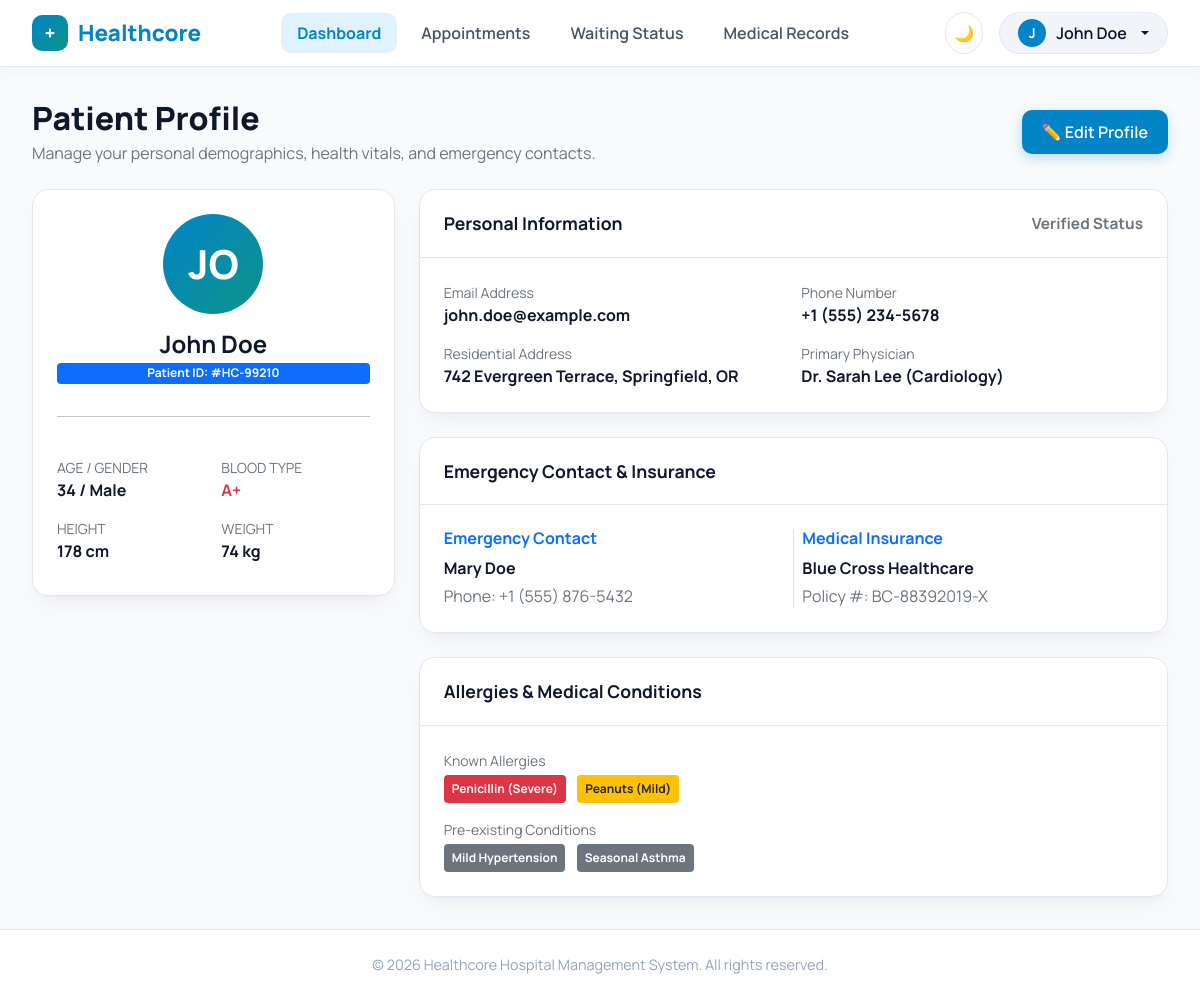
Screenshot of /profile.php (signed in) with the database file from the repository.
### tables this page shows
CREATE TABLE `patients` (
  `id` int(11) NOT NULL,
  `user_id` int(11) NOT NULL,
  `patient_code` varchar(20) NOT NULL,
  `dob` date DEFAULT NULL,
  `gender` enum('Male','Female','Other') DEFAULT 'Other',
  `blood_type` varchar(5) DEFAULT NULL,
  `height_cm` int(11) DEFAULT NULL,
  `weight_kg` int(11) DEFAULT NULL,
  `address` varchar(255) DEFAULT NULL,
  `emergency_name` varchar(120) DEFAULT NULL,
  `emergency_phone` varchar(30) DEFAULT NULL,
  `insurance_provider` varchar(150) DEFAULT NULL,
  `insurance_policy_no` varchar(60) DEFAULT NULL,
  `primary_doctor_id` int(11) DEFAULT NULL
);

CREATE TABLE `users` (
  `id` int(11) NOT NULL,
  `role` enum('patient','doctor','admin') NOT NULL DEFAULT 'patient',
  `full_name` varchar(120) NOT NULL,
  `email` varchar(150) NOT NULL,
  `password` varchar(255) NOT NULL,
  `phone` varchar(30) DEFAULT NULL,
  `created_at` timestamp NOT NULL DEFAULT current_timestamp(),
  `sms_notif` tinyint(1) NOT NULL DEFAULT 1,
  `email_notif` tinyint(1) NOT NULL DEFAULT 1,
  `lab_notif` tinyint(1) NOT NULL DEFAULT 1,
  `two_factor` tinyint(1) NOT NULL DEFAULT 0
);

CREATE TABLE `doctors` (
  `id` int(11) NOT NULL,
  `user_id` int(11) NOT NULL,
  `doctor_code` varchar(20) NOT NULL,
  `department` varchar(100) NOT NULL
);

CREATE TABLE `allergies` (
  `id` int(11) NOT NULL,
  `patient_id` int(11) NOT NULL,
  `name` varchar(120) NOT NULL,
  `severity` enum('Mild','Moderate','Severe') DEFAULT 'Mild'
);

CREATE TABLE `conditions` (
  `id` int(11) NOT NULL,
  `patient_id` int(11) NOT NULL,
  `name` varchar(150) NOT NULL
);

### profile.php (the view, shortened to what this page needs)
<?php
require_once 'db.php';
$userId = $_SESSION['user_id'];
$stmt = $pdo->prepare('SELECT u.full_name, u.email, u.phone, p.* FROM patients p JOIN users u ON u.id = p.user_id WHERE p.user_id = ?');
$stmt->execute([$userId]);
$patient = $stmt->fetch();
$patientId = $patient['id'];
$doctorName = 'Not assigned';
if ($patient['primary_doctor_id']) {
    $d = $pdo->prepare('SELECT u.full_name, d.department FROM doctors d JOIN users u ON u.id = d.user_id WHERE d.id = ?');
    $d->execute([$patient['primary_doctor_id']]);
    $doc = $d->fetch();
    if ($doc) {
        $doctorName = 'Dr. ' . str_replace('Dr. ', '', $doc['full_name']) . ' (' . $doc['department'] . ')';
    }
}
$allergies = $pdo->prepare('SELECT * FROM allergies WHERE patient_id = ?');
$allergies->execute([$patientId]);
$allergies = $allergies->fetchAll();
$conditions = $pdo->prepare('SELECT * FROM conditions WHERE patient_id = ?');
$conditions->execute([$patientId]);
$conditions = $conditions->fetchAll();
$initial = strtoupper(substr($patient['full_name'], 0, 1));
$initials2 = strtoupper(substr($patient['full_name'], 0, 2));
$age = $patient['dob'] ? (new DateTime())->diff(new DateTime($patient['dob']))->y : '—';
?>
<!DOCTYPE html>
<html lang="en" data-theme="light">
<head>
    <link href="https://cdn.jsdelivr.net/npm/bootstrap@5.0.2/dist/css/bootstrap.min.css" rel="stylesheet">
    <link rel="stylesheet" href="style.css">
</head>
<body>
    <nav class="navbar navbar-expand-lg navbar-custom sticky-top">
        <div class="navbar-layout">
            <a class="navbar-brand-custom" href="index.php"><span class="logo-icon">+</span> Healthcore</a>
            <div class="collapse navbar-collapse justify-content-center" id="navbarMain">
                <ul class="navbar-nav gap-2">
                    <li class="nav-item"><a class="nav-link nav-link-custom" href="index.php">Dashboard</a></li>
                    <li class="nav-item"><a class="nav-link nav-link-custom" href="index.php#appointments-section">Appointments</a></li>
                    <li class="nav-item"><a class="nav-link nav-link-custom" href="index.php#queue-section">Waiting Status</a></li>
                    <li class="nav-item"><a class="nav-link nav-link-custom" href="index.php#records-section">Medical Records</a></li>
                </ul>
            </div>
            <div class="d-flex align-items-center gap-3">
                <button class="btn btn-outline-custom p-2 rounded-circle" id="themeToggleBtn" title="Toggle Light/Dark Theme">🌙</button>
                <div class="dropdown">
                    <button class="profile-dropdown-btn dropdown-toggle" type="button" id="profileDropdown" data-bs-toggle="dropdown" aria-expanded="false">
                        <span class="user-avatar"><?= htmlspecialchars($initial) ?></span> <?= htmlspecialchars($patient['full_name']) ?>
                    </button>
                </div>
            </div>
        </div>
    </nav>
    <main class="main-wrapper">
        <div class="d-flex align-items-center justify-content-between mb-4">
            <div>
                <h2 class="manrope-800 mb-1">Patient Profile</h2>
                <p class="text-muted mb-0">Manage your personal demographics, health vitals, and emergency contacts.</p>
            </div>
            <button class="btn btn-primary-custom" data-bs-toggle="modal" data-bs-target="#editProfileModal">✏️ Edit Profile</button>
        </div>
        <div class="row g-4">
            <div class="col-lg-4">
                <div class="card-custom text-center p-4">
                    <div class="mx-auto mb-3" style="width: 100px; height: 100px; background: linear-gradient(135deg, #0284c7, #0d9488); border-radius: 50%; color: white; display: flex; align-items: center; justify-content: center; font-size: 2.5rem; font-weight: 800;">
                        <?= htmlspecialchars($initials2) ?>
                    </div>
                    <h4 class="manrope-700 mb-1"><?= htmlspecialchars($patient['full_name']) ?></h4>
                    <span class="badge bg-primary mb-3">Patient ID: #<?= htmlspecialchars($patient['patient_code']) ?></span>
                    <hr>
                    <div class="row text-start g-3 my-2">
                        <div class="col-6">
                            <small class="text-muted d-block">AGE / GENDER</small>
                            <strong class="manrope-700"><?= $age ?> / <?= htmlspecialchars($patient['gender']) ?></strong>
                        </div>
                        <div class="col-6">
                            <small class="text-muted d-block">BLOOD TYPE</small>
                            <strong class="manrope-700 text-danger"><?= htmlspecialchars($patient['blood_type'] ?: '—') ?></strong>
                        </div>
                        <div class="col-6">
                            <small class="text-muted d-block">HEIGHT</small>
                            <strong class="manrope-700"><?= (int) $patient['height_cm'] ?: '—' ?> cm</strong>
                        </div>
                        <div class="col-6">
                            <small class="text-muted d-block">WEIGHT</small>
                            <strong class="manrope-700"><?= (int) $patient['weight_kg'] ?: '—' ?> kg</strong>
                        </div>
                    </div>
                </div>
            </div>
            <div class="col-lg-8">
                <div class="card-custom mb-4">
                    <div class="card-header-custom">
                        <span>Personal Information</span>
                        <small class="text-muted">Verified Status</small>
                    </div>
                    <div class="card-body-custom">
                        <div class="row g-3">
                            <div class="col-md-6">
                                <label class="text-muted small d-block">Email Address</label>
                                <strong><?= htmlspecialchars($patient['email']) ?></strong>
                            </div>
                            <div class="col-md-6">
                                <label class="text-muted small d-block">Phone Number</label>
                                <strong><?= htmlspecialchars($patient['phone'] ?: '—') ?></strong>
                            </div>
                            <div class="col-md-6">
                                <label class="text-muted small d-block">Residential Address</label>
                                <strong><?= htmlspecialchars($patient['address'] ?: '—') ?></strong>
                            </div>
                            <div class="col-md-6">
                                <label class="text-muted small d-block">Primary Physician</label>
                                <strong><?= htmlspecialchars($doctorName) ?></strong>
                            </div>
                        </div>
                    </div>
                </div>
                <div class="card-custom mb-4">
                    <div class="card-header-custom"><span>Emergency Contact & Insurance</span></div>
                    <div class="card-body-custom">
                        <div class="row g-3">
                            <div class="col-md-6">
                                <h6 class="manrope-700 text-primary">Emergency Contact</h6>
                                <p class="mb-1"><strong><?= htmlspecialchars($patient['emergency_name'] ?: '—') ?></strong></p>
                                <p class="text-muted mb-0">Phone: <?= htmlspecialchars($patient['emergency_phone'] ?: '—') ?></p>
                            </div>
                            <div class="col-md-6 border-start">
                                <h6 class="manrope-700 text-primary">Medical Insurance</h6>
                                <p class="mb-1"><strong><?= htmlspecialchars($patient['insurance_provider'] ?: '—') ?></strong></p>
                                <p class="text-muted mb-0">Policy #: <?= htmlspecialchars($patient['insurance_policy_no'] ?: '—') ?></p>
                            </div>
                        </div>
                    </div>
                </div>
                <div class="card-custom">
                    <div class="card-header-custom"><span>Allergies & Medical Conditions</span></div>
                    <div class="card-body-custom">
                        <div class="mb-3">
                            <label class="text-muted small d-block mb-1">Known Allergies</label>
                            <div>
                                <?php foreach ($allergies as $a):
                                    $badge = $a['severity'] === 'Severe' ? 'bg-danger' : ($a['severity'] === 'Moderate' ? 'bg-info text-dark' : 'bg-warning text-dark'); ?>
                                    <span class="badge <?= $badge ?> me-2 p-2"><?= htmlspecialchars($a['name']) ?> (<?= htmlspecialchars($a['severity']) ?>)</span>
                                <?php endforeach; ?>
                            </div>
                        </div>
                        <div>
                            <label class="text-muted small d-block mb-1">Pre-existing Conditions</label>
                            <div>
                                <?php foreach ($conditions as $c): ?>
                                    <span class="badge bg-secondary me-2 p-2"><?= htmlspecialchars($c['name']) ?></span>
                                <?php endforeach; ?>
                            </div>
                        </div>
                    </div>
                </div>
            </div>
        </div>
    </main>
    <footer>
        <div class="container">
            <p class="mb-1">© 2026 Healthcore Hospital Management System. All rights reserved.</p>
        </div>
    </footer>
</body>
</html>

### style.css (style rules this page uses)
:root { --primary-color: #0284c7; --primary-hover: #0369a1; --primary-light: #e0f2fe; --secondary-color: #0f172a; --accent-teal: #0d9488; --accent-teal-light: #ccfbf1; --success-color: #10b981; --warning-color: #f59e0b; --danger-color: #ef4444; --bg-body: #f8fafc; --bg-card: #ffffff; --bg-card-subtle: #f1f5f9; --text-primary: #0f172a; --text-secondary: #475569; --text-muted: #94a3b8; --border-color: #e2e8f0; --navbar-bg: #ffffff; --card-shadow: 0 10px 25px -5px rgba(15, 23, 42, 0.05), 0 8px 10px -6px rgba(15, 23, 42, 0.03); --hover-shadow: 0 20px 30px -10px rgba(2, 132, 199, 0.15); --border-radius: 16px; --border-radius-sm: 10px; --transition-fast: 0.2s ease; --transition-normal: 0.3s cubic-bezier(0.4, 0, 0.2, 1); }
html, body { background-color: var(--bg-body); color: var(--text-primary); transition: background-color var(--transition-normal), color var(--transition-normal); min-height: 100vh; display: flex; flex-direction: column; }
body { font-family: 'Manrope', -apple-system, BlinkMacSystemFont, "Segoe UI", Roboto, sans-serif; }
.manrope-800 { font-weight: 800; }
.manrope-700 { font-weight: 700; }
.navbar-custom { background-color: var(--navbar-bg); border-bottom: 1px solid var(--border-color); box-shadow: 0 4px 15px rgba(0, 0, 0, 0.03); padding: 0.75rem 0; transition: background-color var(--transition-normal); }
.navbar-layout { display: flex; align-items: center; justify-content: space-between; padding: 0 2rem; max-width: 1400px; margin: 0 auto; width: 100%; }
.navbar-brand-custom { font-size: 1.4rem; font-weight: 800; color: var(--primary-color) !important; text-decoration: none; display: flex; align-items: center; gap: 10px; }
.navbar-brand-custom span.logo-icon { background: linear-gradient(135deg, var(--primary-color), var(--accent-teal)); color: white; width: 36px; height: 36px; border-radius: 10px; display: inline-flex; align-items: center; justify-content: center; font-size: 1.2rem; }
.nav-link-custom { color: var(--text-secondary) !important; font-weight: 600; padding: 0.5rem 1rem !important; border-radius: var(--border-radius-sm); transition: all var(--transition-fast); position: relative; text-decoration: none; }
.nav-link-custom.active { color: var(--primary-color) !important; background-color: var(--primary-light); font-weight: 700; }
.profile-dropdown-btn { border: 1px solid var(--border-color); background-color: var(--bg-card-subtle); color: var(--text-primary); font-weight: 600; border-radius: 30px; padding: 6px 18px; display: flex; align-items: center; gap: 10px; transition: all var(--transition-fast); }
.user-avatar { width: 28px; height: 28px; background-color: var(--primary-color); color: white; border-radius: 50%; display: inline-flex; align-items: center; justify-content: center; font-size: 0.85rem; font-weight: 700; }
.main-wrapper { max-width: 1400px; margin: 0 auto; padding: 2rem; width: 100%; flex: 1; }
.card-custom { background-color: var(--bg-card); border: 1px solid var(--border-color); border-radius: var(--border-radius); box-shadow: var(--card-shadow); transition: transform var(--transition-normal), box-shadow var(--transition-normal), border-color var(--transition-normal); display: flex; flex-direction: column; overflow: hidden; }
.card-header-custom { background-color: transparent; border-bottom: 1px solid var(--border-color); padding: 1.25rem 1.5rem; font-size: 1.1rem; font-weight: 700; color: var(--text-primary); display: flex; align-items: center; justify-content: space-between; }
.card-body-custom { padding: 1.5rem; display: flex; flex-direction: column; flex: 1; }
.btn-primary-custom { background-color: var(--primary-color); color: white; border: none; font-weight: 600; padding: 10px 20px; border-radius: var(--border-radius-sm); transition: all var(--transition-fast); box-shadow: 0 4px 12px rgba(2, 132, 199, 0.25); display: inline-flex; align-items: center; justify-content: center; gap: 8px; text-decoration: none; }
.btn-outline-custom { background-color: transparent; color: var(--text-primary); border: 1px solid var(--border-color); font-weight: 600; padding: 10px 20px; border-radius: var(--border-radius-sm); transition: all var(--transition-fast); text-decoration: none; }
footer { border-top: 1px solid var(--border-color); background-color: var(--navbar-bg); color: var(--text-muted); padding: 1.5rem 0; text-align: center; margin-top: auto; font-size: 0.9rem; }

### rows the page displays
patients: user.full_name "J", user.full_name "John Doe", user.full_name "JO", patient_code "HC-99210", gender "Male", blood_type "A+", height_cm "178", weight_kg "74", user.email "john.doe@example.com", user.phone "+1 (555) 234-5678", address "742 Evergreen Terrace, Springfield, OR", emergency_name "Mary Doe", emergency_phone "+1 (555) 876-5432", insurance_provider "Blue Cross Healthcare", insurance_policy_no "BC-88392019-X"
doctors: doctorName "Dr. Sarah Lee (Cardiology)"
allergies: name "Penicillin", severity "Severe"
allergies: name "Peanuts", severity "Mild"
conditions: name "Mild Hypertension"
conditions: name "Seasonal Asthma"
